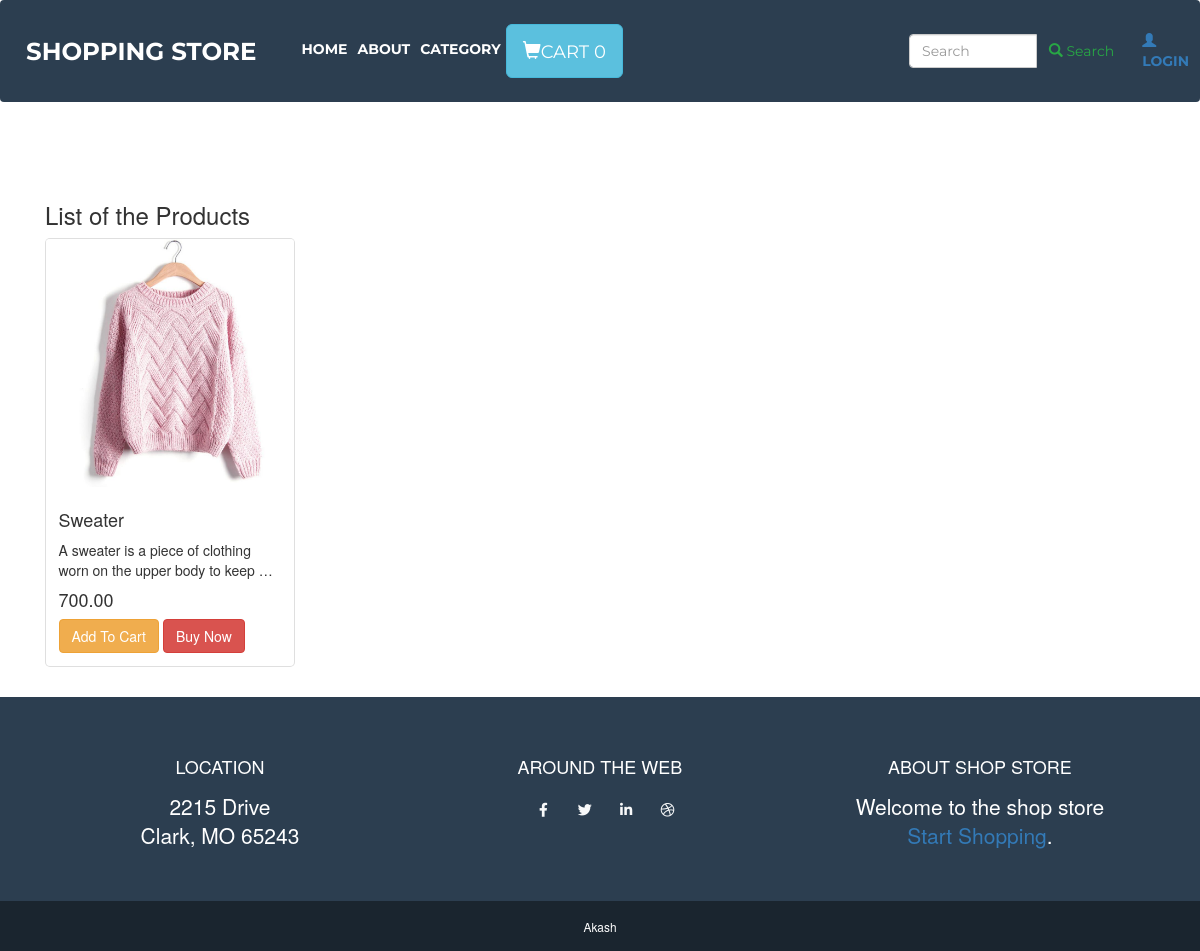
The page /category/category_product/6/ on the database as committed earlier.
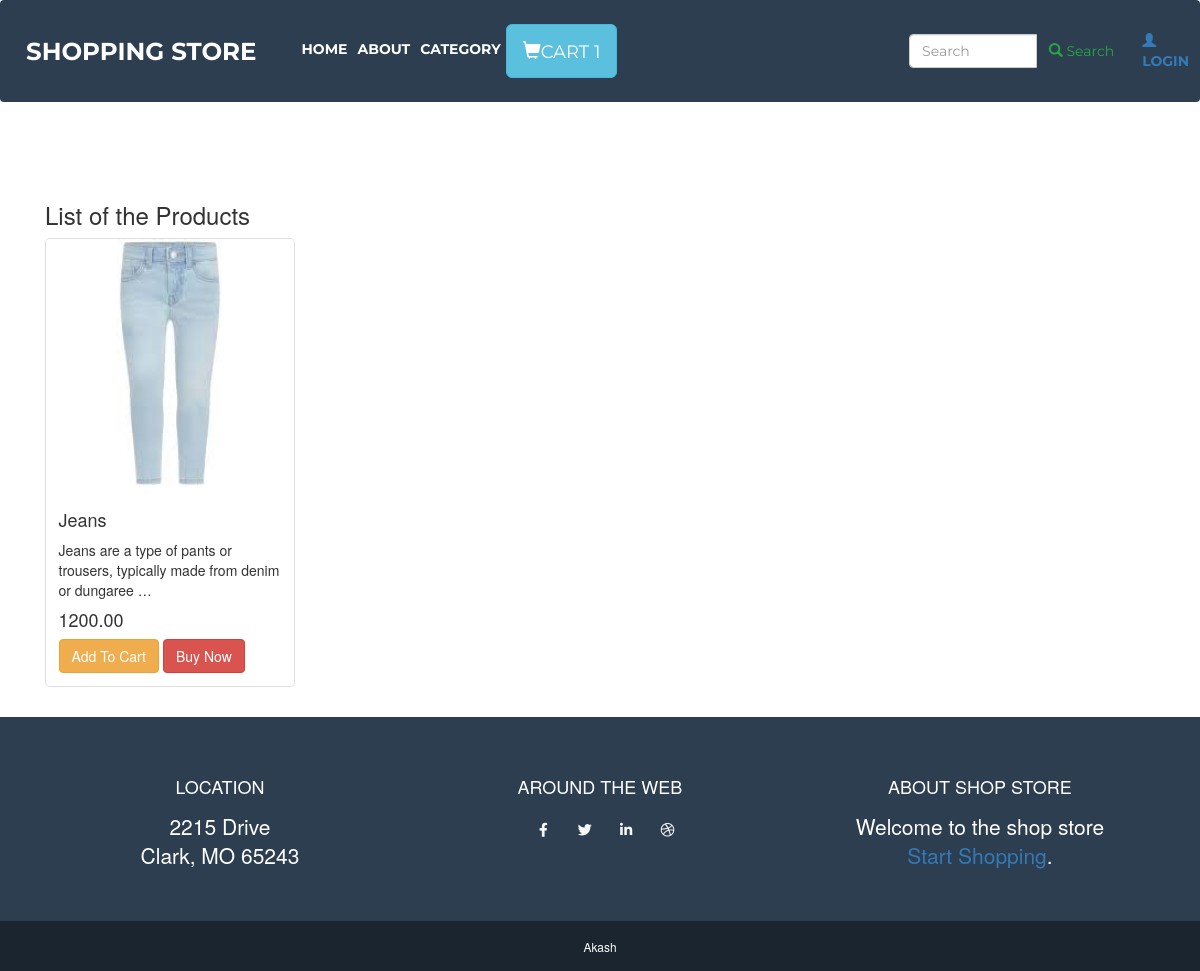
The same page on the database as committed later.
### products/models.py (models this page shows, shortened)
class Product(models.Model):
    title           = models.CharField(max_length=120)
    description     = models.TextField()
    price           = models.DecimalField(decimal_places=2, max_digits=20, default=39.99)
    image           = models.ImageField(upload_to='images/')
    featured        = models.BooleanField(default=False)
    active          = models.BooleanField(default=True)
    timestamp       = models.DateTimeField(auto_now_add=True)
    category        = models.ForeignKey(CategoryType,on_delete=models.CASCADE)
    is_digital      = models.BooleanField(default=False) # User Library
    objects = ProductManager()

### cart/models.py (models this page shows, shortened)
class OrderProduct(models.Model):
    owner = models.ForeignKey(User,null=True,blank=True,on_delete=models.CASCADE)
    ref_code = models.CharField(max_length= 15)
    is_ordered = models.BooleanField(default= False)
    items = models.ManyToManyField(ProductCart)
    date_ordered = models.DateTimeField(auto_now_add=True)
    session_key = models.CharField(max_length=40,blank=True,null=True)

### category/views.py (the view)
# urls.py: path('category_product/<int:pk>/', views.ProductListCategory.as_view(), name='category_product'),
class ProductListCategory(ListView):
    template_name = 'category/product_category.html'
    model = Product
    def get_queryset(self, *args, **kwargs):
        cat_id = CategoryType.objects.filter(id=self.kwargs['pk']).first()
        return Product.objects.filter(category = cat_id)

### cart/context_processor.py (called while the page is built)
def cart(request):
    cart = settings.CART_SESSION_ID
    return {'cart':cart}

### cart/templatetags/add_tags.py (called while the page is built)
@register.simple_tag
def cart_item_count(user,key):
    try:
        count = OrderProduct.objects.filter(owner__username =user,session_key=key,is_ordered=False)[0].items.count()
        return count
    except:
        return 0

### products/models.py (called while the page is built)
    def get_queryset(self):
        return ProductQuerySet(self.model, using=self._db)

### category/templates/category/product_category.html
{% extends 'base/index.html' %} {% load static %} {% block pagecontent %}
<section class="page-section portfolio" id="portfolio">
        <div class="container">
            <h3>List of the Products</h3>
            <div class="row">
{% for obj in object_list %}
{% include 'products/card.html' with instance=obj %}
 {% endfor %}
</div>
</div>
</section>
{% endblock %}

### templates/base/index.html (shortened to what this page needs)
<!DOCTYPE html> {% load static %} {% load add_tags   %}
<html lang="en">
<head>
  <link href="{% static 'vendor/fontawesome-free/css/all.min.css' %}" rel="stylesheet" type="text/css">
  <link href="{% static  'css/freelancer.min.css' %}" rel="stylesheet">
  <link rel="stylesheet" href="https://maxcdn.bootstrapcdn.com/bootstrap/3.4.0/css/bootstrap.min.css">
</head>
<body id="page-top">
  <nav class="navbar navbar-expand-lg bg-secondary text-uppercase fixed-top" id="mainNav">
    <div class="container">
      <a class="navbar-brand js-scroll-trigger" href="{% url 'products:list' %}">Shopping Store</a>
      <div class="collapse navbar-collapse" id="navbarResponsive">
        <ul class="navbar-nav mr-auto">
          <li class="nav-item active">
            <a class="nav-link" href="{% url 'products:list' %}">Home
            </a>
          </li>
          <li class="nav-item">
            <a class="nav-link" href="{% url 'products:about' %}">About</a>
          </li>
          <li class="nav-item">
            <a class="nav-link" href="{% url 'category:category_list' %}">Category</a>
          </li>
          <li class="nav-item">
            {% if  request.user.is_authenticated %}
                <a href="{% url 'cart:order_summary' %}" class="btn btn-info btn-lg">
                  <span class="glyphicon glyphicon-shopping-cart"></span>Cart {% cart_item_count user=request.user.username key='cart'  %}
                </a>
            {% else  %}
              <a href="{% url 'cart:order_summary' %}" class="btn btn-info btn-lg">
                   <span class="glyphicon glyphicon-shopping-cart"></span>Cart {% cart_item_count user=None key=cart %}
            </a>
            {% endif %}
          </li>
        </ul>
      </div>
    </div>
    {% include 'search/search-form.html' %}
    <ul class="nav navbar-nav navbar-right">
      <li>
              <a href="{% url 'accounts:login' %}">
                <span class="glyphicon glyphicon-user"></span>Login
              </a>
      </li>
    </ul>
  </nav>
  {% block pagecontent %} {% endblock %}
  <footer class="footer text-center">
    <div class="container">
      <div class="row">
        <div class="col-lg-4 mb-5 mb-lg-0">
          <h4 class="text-uppercase mb-4">Location</h4>
          <p class="lead mb-0">2215  Drive
            <br>Clark, MO 65243</p>
        </div>
        <div class="col-lg-4 mb-5 mb-lg-0">
          <h4 class="text-uppercase mb-4">Around the Web</h4>
          <a class="btn btn-outline-light btn-social mx-1" href="#">
            <i class="fab fa-fw fa-facebook-f"></i>
          </a>
          <a class="btn btn-outline-light btn-social mx-1" href="#">
            <i class="fab fa-fw fa-twitter"></i>
          </a>
          <a class="btn btn-outline-light btn-social mx-1" href="#">
            <i class="fab fa-fw fa-linkedin-in"></i>
          </a>
          <a class="btn btn-outline-light btn-social mx-1" href="#">
            <i class="fab fa-fw fa-dribbble"></i>
          </a>
        </div>
        <div class="col-lg-4">
          <h4 class="text-uppercase mb-4">About shop Store</h4>
          <p class="lead mb-0">Welcome  to the shop store<br>
            <a href="#">Start Shopping</a>.</p>
        </div>
      </div>
    </div>
  </footer>
  <section class="copyright py-4 text-center text-white">
    <div class="container">
      <small>Akash </small>
    </div>
  </section>
</body>
</html>

### products/templates/products/card.html (shortened to what this page needs)
{% load static %}
<div class="col-md-4">
  <div class="card" style="width: 25rem;">
    {% if instance.image %}
    <a href="/details/{{instance.pk}}/">
      <img class="card-img-top" src="{{ instance.image.url }}" alt="{{ instance.title}} logo">
    </a>
    {% endif %}
    <div class="card-body">
      <h4 class="card-title" id ="title">{{ instance.title }}</h4>
      <p class="card-text">{{ instance.description|linebreaks|truncatewords:14 }}</p>
      <h4 class="card-price" id ="products">{{ instance.price }}</h4>
      <div>
      {% include 'products/cart_form.html' with instance=obj %}
    </div>
    </div>
  </div>
</div>

### products/templates/products/cart_form.html (shortened to what this page needs)
<form method='POST' action='/cart/{{instance.pk}}/' class="form my-2 my-lg-0 search-form">
       <button type="submit" class="btn btn-warning">Add To Cart</button>
       <a href="{% url   'cart:buy_now' instance.pk  %}" class="btn btn-danger">Buy Now</a>
</form>

Rows that differ between the two databases and show on the page:
no longer on this page (row edited): Product: image (picture), title "Sweater", description "A sweater is a piece of clothing worn on the upper body to keep …", price "700.00"
now on this page (row unchanged): OrderProduct: id "1"
added Product: image (picture), title "Jeans", description "Jeans are a type of pants or trousers, typically made from denim or dungaree …", price "1200.00"
Other text that changed with them:
text no longer shown: "0"
